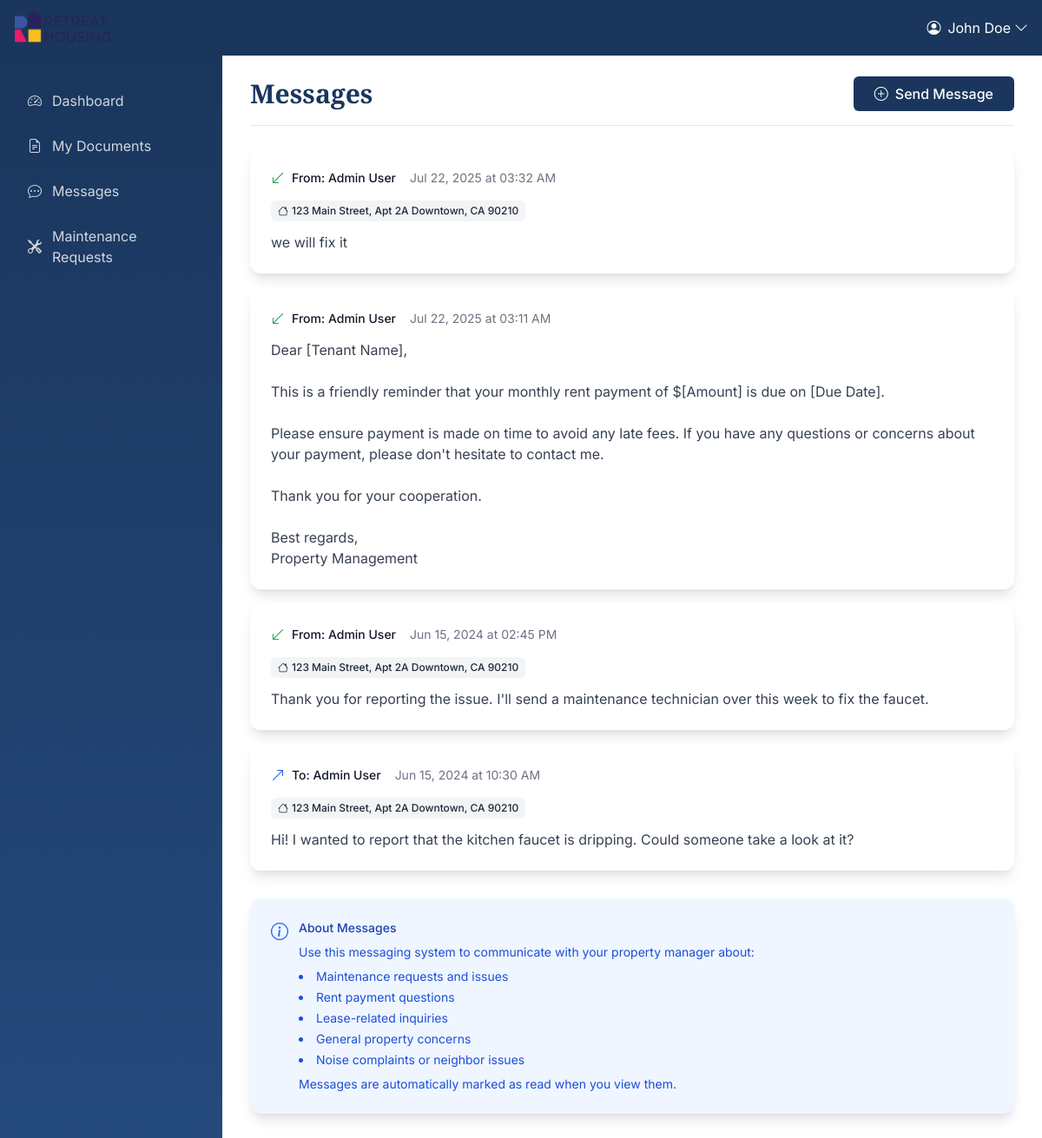
/tenant/messages (signed in), run on the app's committed database.
### app/models/user.py (models this page shows, shortened)
class User(UserMixin, db.Model):
    __tablename__ = 'users'
    id = db.Column(db.Integer, primary_key=True)
    username = db.Column(db.String(50), unique=True, nullable=False)
    email = db.Column(db.String(100), unique=True, nullable=False)
    password_hash = db.Column(db.String(255), nullable=False)
    role = db.Column(db.Enum('admin', 'tenant', name='user_roles'), nullable=False)
    first_name = db.Column(db.String(50), nullable=False)
    last_name = db.Column(db.String(50), nullable=False)
    phone = db.Column(db.String(20))
    is_active = db.Column(db.Boolean, default=True)
    created_at = db.Column(db.DateTime, default=datetime.utcnow)
    updated_at = db.Column(db.DateTime, default=datetime.utcnow, onupdate=datetime.utcnow)
    properties_owned = db.relationship('Property', backref='owner', lazy=True, foreign_keys='Property.owner_id')
    leases = db.relationship('Lease', backref='tenant', lazy=True, foreign_keys='Lease.tenant_id')
    sent_messages = db.relationship('Message', backref='sender', lazy=True, foreign_keys='Message.sender_id')
    received_messages = db.relationship('Message', backref='recipient', lazy=True, foreign_keys='Message.recipient_id')
    maintenance_requests = db.relationship('MaintenanceRequest', backref='tenant', lazy=True)
    def is_admin(self):
        return self.role == 'admin'
    def is_tenant(self):
        return self.role == 'tenant'
    @property
    def full_name(self):
        return f"{self.first_name} {self.last_name}"

### app/models/message.py (models this page shows, shortened)
class Message(db.Model):
    __tablename__ = 'messages'
    id = db.Column(db.Integer, primary_key=True)
    sender_id = db.Column(db.Integer, db.ForeignKey('users.id'), nullable=False)
    recipient_id = db.Column(db.Integer, db.ForeignKey('users.id'), nullable=False)
    property_id = db.Column(db.Integer, db.ForeignKey('properties.id'))
    message_text = db.Column(db.Text, nullable=False)
    attachment_url = db.Column(db.String(500))
    is_read = db.Column(db.Boolean, default=False)
    sent_at = db.Column(db.DateTime, default=datetime.utcnow)

### app/models/property.py (models this page shows, shortened)
class Property(db.Model):
    __tablename__ = 'properties'
    id = db.Column(db.Integer, primary_key=True)
    owner_id = db.Column(db.Integer, db.ForeignKey('users.id'), nullable=False)
    address = db.Column(db.Text, nullable=False)
    property_type = db.Column(db.Enum('apartment', 'house', 'commercial', name='property_types'), nullable=False)
    bedrooms = db.Column(db.Integer)
    bathrooms = db.Column(db.Integer)
    square_footage = db.Column(db.Integer)
    rent_amount = db.Column(db.Numeric(10, 2))
    description = db.Column(db.Text)
    is_active = db.Column(db.Boolean, default=True)
    created_at = db.Column(db.DateTime, default=datetime.utcnow)
    updated_at = db.Column(db.DateTime, default=datetime.utcnow, onupdate=datetime.utcnow)
    leases = db.relationship('Lease', backref='property', lazy=True)
    messages = db.relationship('Message', backref='property', lazy=True)
    maintenance_requests = db.relationship('MaintenanceRequest', backref='property', lazy=True)

### app/views/tenant.py (the view)
@tenant_bp.route('/messages')
@login_required
@tenant_required
def messages():
    messages = Message.query.filter(
        (Message.sender_id == current_user.id) | (Message.recipient_id == current_user.id)
    ).order_by(Message.sent_at.desc()).all()
    unread_messages = Message.query.filter_by(recipient_id=current_user.id, is_read=False).all()
    for message in unread_messages:
        message.mark_as_read()
    return render_template('tenant/messages.html', messages=messages)

### app/__init__.py (called while the page is built)
def create_app(config_name='default'):
    app = Flask(__name__)
    app.config.from_object(config[config_name])
    db.init_app(app)
    migrate.init_app(app, db)
    login_manager.init_app(app)
    login_manager.login_view = 'auth.login'
    login_manager.login_message_category = 'info'
    from app.models.user import User
    @login_manager.user_loader
    def load_user(user_id):
        return User.query.get(int(user_id))
    from app.views.auth import auth_bp
    from app.views.admin import admin_bp
    from app.views.tenant import tenant_bp
    from app.views.main import main_bp
    app.register_blueprint(main_bp)
    app.register_blueprint(auth_bp, url_prefix='/auth')
    app.register_blueprint(admin_bp, url_prefix='/admin')
    app.register_blueprint(tenant_bp, url_prefix='/tenant')
    return app

### app/views/tenant.py (called while the page is built)
def tenant_required(f):
    @wraps(f)
    def decorated_function(*args, **kwargs):
        if not current_user.is_authenticated or not current_user.is_tenant():
            flash('Access denied. Tenant access required.', 'error')
            return redirect(url_for('auth.login'))
        return f(*args, **kwargs)
    return decorated_function

### app/templates/tenant/messages.html (shortened to what this page needs)
{% extends "base.html" %}
{% block content %}
<div class="flex flex-wrap justify-between items-center pt-6 pb-4 mb-6 border-b border-gray-200">
    <h1 class="text-3xl font-semibold text-primary-800 heading">Messages</h1>
    <div class="flex space-x-2">
        <a href="{{ url_for('tenant.send_message') }}" class="btn-brand-primary">
            <i class="bi bi-plus-circle mr-2"></i>Send Message
        </a>
    </div>
</div>
{% if messages %}
    <div class="space-y-4">
        {% for message in messages %}
            <div class="card-brand p-6 {% if message.recipient_id == current_user.id and not message.is_read %}border-l-4 border-l-primary-500 bg-primary-25{% endif %}">
                <div class="flex items-start justify-between">
                    <div class="flex-1">
                        <div class="flex items-center space-x-4 mb-3">
                            <div class="flex items-center space-x-2">
                                {% if message.sender_id == current_user.id %}
                                    <i class="bi bi-arrow-up-right text-blue-600"></i>
                                    <span class="text-sm font-medium text-gray-900">To: {{ message.recipient.full_name }}</span>
                                {% else %}
                                    <i class="bi bi-arrow-down-left text-green-600"></i>
                                    <span class="text-sm font-medium text-gray-900">From: {{ message.sender.full_name }}</span>
                                {% endif %}
                            </div>
                            <div class="text-sm text-gray-500">
                                {{ message.sent_at.strftime('%b %d, %Y at %I:%M %p') }}
                            </div>
                        </div>
                        {% if message.property %}
                            <div class="mb-3">
                                <span class="inline-flex items-center px-2 py-1 rounded-md text-xs font-medium bg-gray-100 text-gray-800">
                                    <i class="bi bi-house mr-1"></i>
                                    {{ message.property.address }}
                                </span>
                            </div>
                        {% endif %}
                        <div class="prose prose-sm max-w-none">
                            <div class="whitespace-pre-wrap text-gray-700">{{ message.message_text }}</div>
                        </div>
                    </div>
                </div>
            </div>
        {% endfor %}
    </div>
{% endif %}
<div class="card-brand p-6 mt-8 bg-blue-50 border border-blue-200">
    <div class="flex items-start">
        <div class="flex-shrink-0">
            <i class="bi bi-info-circle text-blue-600 text-xl"></i>
        </div>
        <div class="ml-3">
            <h3 class="text-sm font-medium text-blue-800">About Messages</h3>
            <div class="mt-2 text-sm text-blue-700">
                <p>Use this messaging system to communicate with your property manager about:</p>
                <ul class="list-disc list-inside mt-2 space-y-1">
                    <li>Maintenance requests and issues</li>
                    <li>Rent payment questions</li>
                    <li>Lease-related inquiries</li>
                    <li>General property concerns</li>
                    <li>Noise complaints or neighbor issues</li>
                </ul>
                <p class="mt-2">Messages are automatically marked as read when you view them.</p>
            </div>
        </div>
    </div>
</div>
{% endblock %}

### app/templates/base.html (shortened to what this page needs)
<!DOCTYPE html>
<html lang="en">
<head>
    <script src="https://cdn.tailwindcss.com"></script>
    <link href="https://cdn.jsdelivr.net/npm/bootstrap-icons@1.10.0/font/bootstrap-icons.css" rel="stylesheet">
    <link rel="stylesheet" href="{{ url_for('static', filename='css/custom.css') }}">
</head>
<body>
    {% if current_user.is_authenticated %}
    <nav class="navbar-brand shadow-sm">
        <div class="container-fluid px-4 py-3">
            <div class="flex justify-between items-center w-full">
                <a class="flex items-center text-white hover:text-gray-200 transition-colors" href="{{ url_for('main.index') }}">
                    <img src="{{ url_for('static', filename='images/logo.webp') }}" alt="Retreat Housing" class="h-10 w-auto mr-3">
                </a>
                <div class="relative group">
                    <button class="flex items-center text-white hover:text-gray-200 transition-colors focus:outline-none">
                        <i class="bi bi-person-circle mr-2"></i>{{ current_user.full_name }}
                        <i class="bi bi-chevron-down ml-1"></i>
                    </button>
                </div>
            </div>
        </div>
    </nav>
    {% endif %}
    <div class="flex min-h-screen">
        {% if current_user.is_authenticated %}
        <nav class="sidebar-brand w-64 hidden md:block">
            <div class="sticky top-0 pt-6">
                <ul class="space-y-1 px-3">
                    {% if current_user.is_admin() %}
                    <li>
                        <a class="sidebar-nav-link flex items-center" href="{{ url_for('admin.dashboard') }}">
                            <i class="bi bi-speedometer2 mr-3"></i>Dashboard
                        </a>
                    </li>
                    <li>
                        <a class="sidebar-nav-link flex items-center" href="{{ url_for('admin.properties') }}">
                            <i class="bi bi-buildings mr-3"></i>Properties
                        </a>
                    </li>
                    <li>
                        <a class="sidebar-nav-link flex items-center" href="{{ url_for('admin.tenants') }}">
                            <i class="bi bi-people mr-3"></i>Tenants
                        </a>
                    </li>
                    <li>
                        <a class="sidebar-nav-link flex items-center" href="{{ url_for('admin.leases') }}">
                            <i class="bi bi-file-earmark-text mr-3"></i>Leases
                        </a>
                    </li>
                    <li>
                        <a class="sidebar-nav-link flex items-center" href="{{ url_for('admin.documents') }}">
                            <i class="bi bi-folder mr-3"></i>Documents
                        </a>
                    </li>
                    <li>
                        <a class="sidebar-nav-link flex items-center" href="{{ url_for('admin.messages') }}">
                            <i class="bi bi-chat-dots mr-3"></i>Messages
                        </a>
                    </li>
                    <li>
                        <a class="sidebar-nav-link flex items-center" href="{{ url_for('admin.maintenance') }}">
                            <i class="bi bi-tools mr-3"></i>Maintenance
                        </a>
                    </li>
                    {% else %}
                    <li>
                        <a class="sidebar-nav-link flex items-center" href="{{ url_for('tenant.dashboard') }}">
                            <i class="bi bi-speedometer2 mr-3"></i>Dashboard
                        </a>
                    </li>
                    <li>
                        <a class="sidebar-nav-link flex items-center" href="{{ url_for('tenant.documents') }}">
                            <i class="bi bi-file-earmark-text mr-3"></i>My Documents
                        </a>
                    </li>
                    <li>
                        <a class="sidebar-nav-link flex items-center" href="{{ url_for('tenant.messages') }}">
                            <i class="bi bi-chat-dots mr-3"></i>Messages
                        </a>
                    </li>
                    <li>
                        <a class="sidebar-nav-link flex items-center" href="{{ url_for('tenant.maintenance') }}">
                            <i class="bi bi-tools mr-3"></i>Maintenance Requests
                        </a>
                    </li>
                    {% endif %}
                </ul>
            </div>
        </nav>
        <main class="flex-1 px-4 md:px-8">
        {% else %}
        <main class="w-full">
        {% endif %}
                {% block content %}{% endblock %}
            </main>
        </div>
</body>
</html>

### app/static/css/custom.css (style rules this page uses)
.btn-brand-primary { background-color: #1a365d; color: white; font-weight: 500; padding: 0.5rem 1.5rem; border-radius: 0.375rem; transition: all 0.2s; text-decoration: none; display: inline-block; border: none; cursor: pointer; }
.card-brand { background-color: white; border-radius: 0.75rem; box-shadow: 0 10px 15px -3px rgba(0, 0, 0, 0.1), 0 4px 6px -2px rgba(0, 0, 0, 0.05); border: none; }
.navbar-brand { background-color: #1a365d; color: white; box-shadow: 0 1px 3px 0 rgba(0, 0, 0, 0.1); }
.sidebar-brand { background: linear-gradient(to bottom, #1a365d, #264d82); color: white; min-height: 100vh; }
.sidebar-nav-link { color: rgba(255, 255, 255, 0.8); border-radius: 0.375rem; margin: 0.25rem; padding: 0.75rem 1rem; transition: all 0.2s; text-decoration: none; display: block; }
.heading { font-family: 'Playfair Display', serif; }
body { font-family: 'Inter', sans-serif; }

### data on the page
User: full_name "John Doe"
Message: sender.full_name "Admin User", sent_at "Jul 22, 2025 at 03:32 AM", property.address "123 Main Street, Apt 2A Downtown, CA 90210", message_text "we will fix it"
Message: sender.full_name "Admin User", sent_at "Jul 22, 2025 at 03:11 AM", message_text "Dear [Tenant Name], This is a friendly reminder that your monthly rent payment of $[Amount] is due on [Due Date]. Please ensure payment is made on time to avoid any late fees. If you have any questions or concerns about your payment, please don't hesitate to contact me. Thank you for your cooperation. Best regards, Property Management"
Message: sender.full_name "Admin User", sent_at "Jun 15, 2024 at 02:45 PM", property.address "123 Main Street, Apt 2A Downtown, CA 90210", message_text "Thank you for reporting the issue. I'll send a maintenance technician over this week to fix the faucet."
Message: recipient.full_name "Admin User", sent_at "Jun 15, 2024 at 10:30 AM", property.address "123 Main Street, Apt 2A Downtown, CA 90210", message_text "Hi! I wanted to report that the kitchen faucet is dripping. Could someone take a look at it?"
